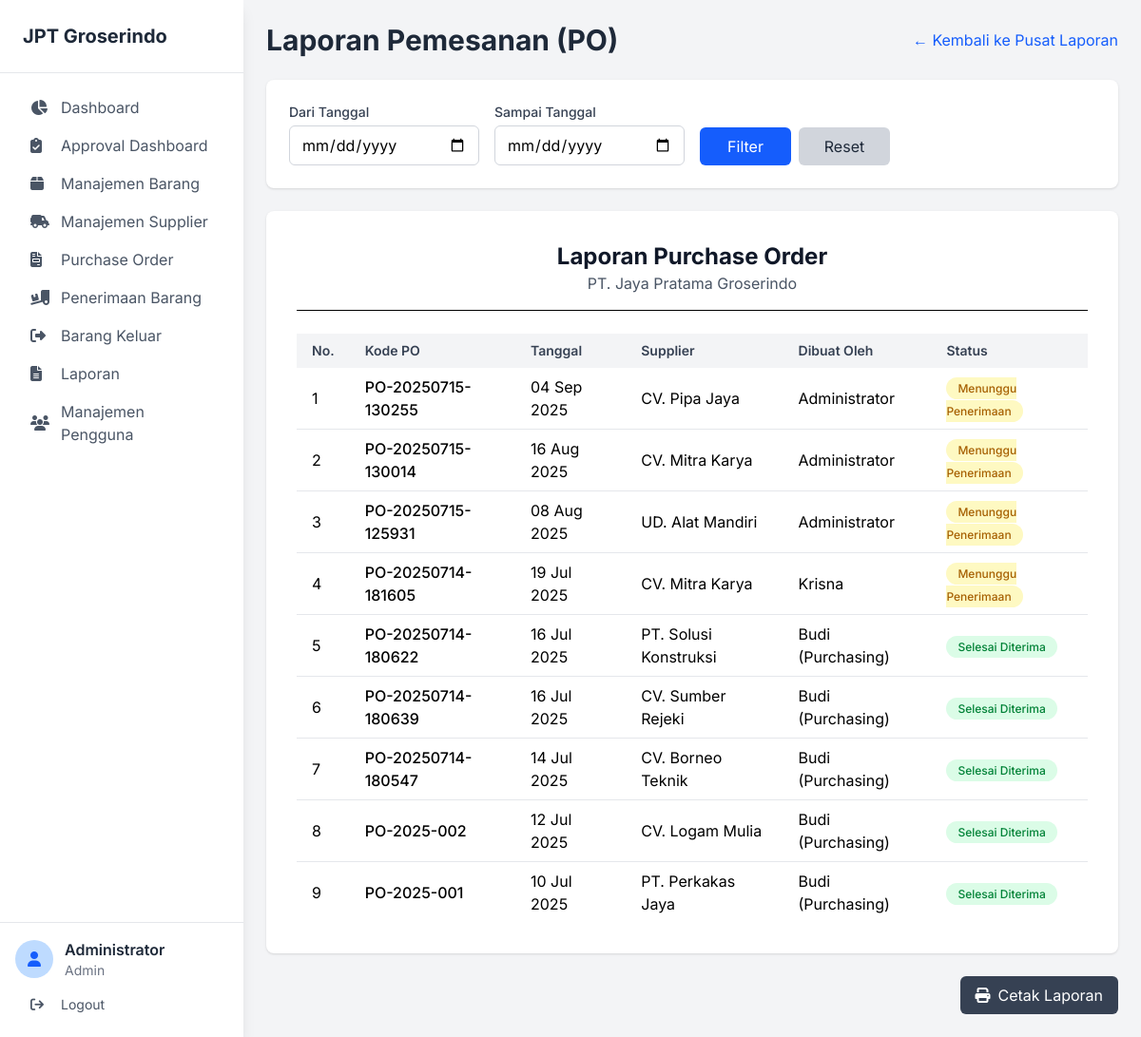
The page /index.php?page=laporan-po (signed in) on the database as committed earlier.
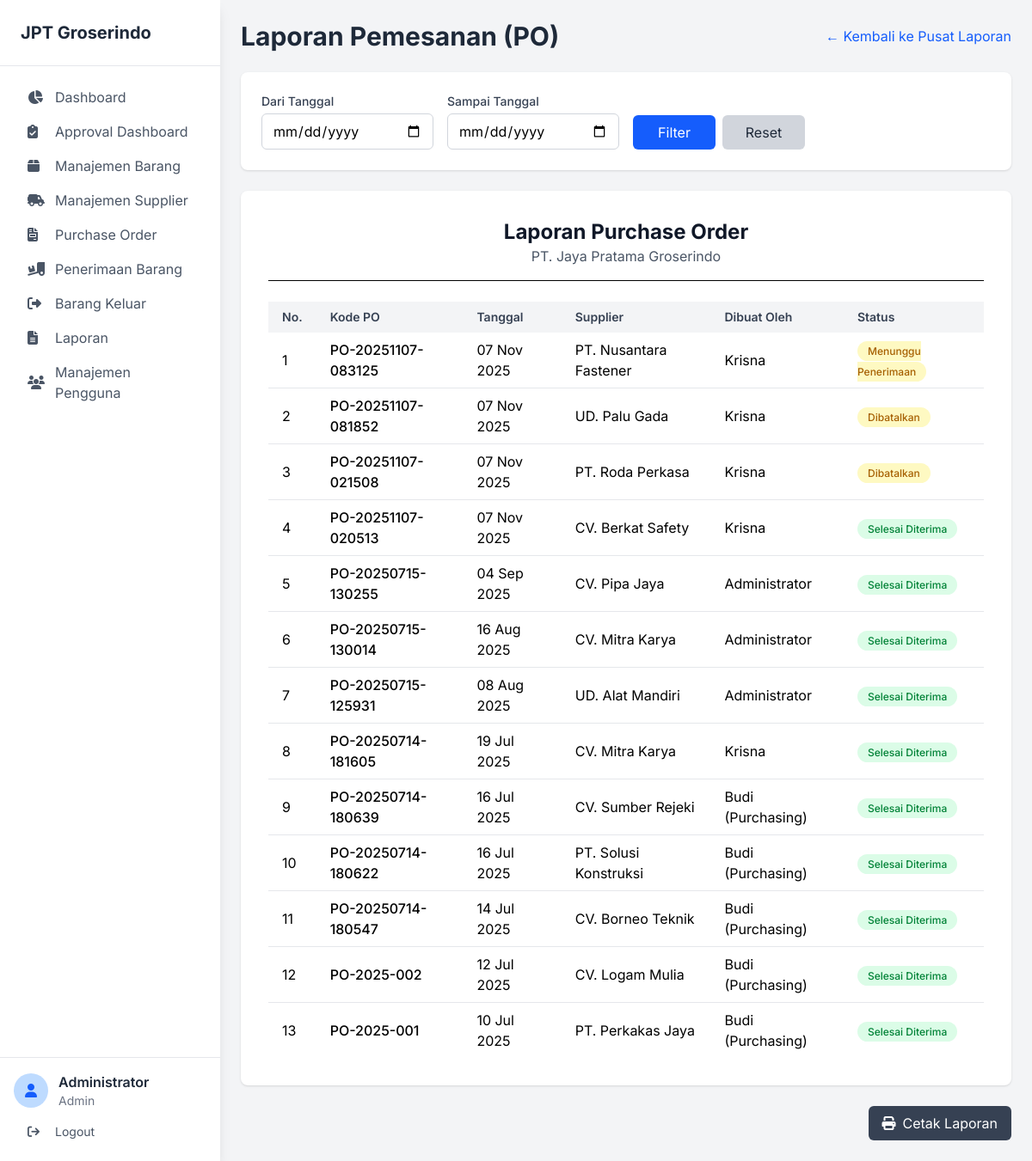
The same page on the database as committed later.
### tables this page shows
CREATE TABLE `purchase_orders` (
  `id_po` int(11) NOT NULL AUTO_INCREMENT,
  `kode_po` varchar(50) NOT NULL,
  `tanggal_po` date NOT NULL,
  `id_supplier` int(11) NOT NULL,
  `id_user` int(11) NOT NULL,
  `status` enum('Menunggu Penerimaan','Selesai Diterima','Dibatalkan') DEFAULT 'Menunggu Penerimaan',
  `status_approval` enum('Pending','Approved','Declined') DEFAULT 'Pending',
  `approved_by` int(11) DEFAULT NULL,
  `approved_at` datetime DEFAULT NULL,
  `approval_notes` text DEFAULT NULL,
  PRIMARY KEY (`id_po`),
  UNIQUE KEY `kode_po` (`kode_po`),
  KEY `id_supplier` (`id_supplier`),
  KEY `id_user` (`id_user`),
  KEY `approved_by` (`approved_by`),
  CONSTRAINT `purchase_orders_ibfk_1` FOREIGN KEY (`id_supplier`) REFERENCES `suppliers` (`id_supplier`),
  CONSTRAINT `purchase_orders_ibfk_2` FOREIGN KEY (`id_user`) REFERENCES `users` (`id_user`),
  CONSTRAINT `purchase_orders_ibfk_3` FOREIGN KEY (`approved_by`) REFERENCES `users` (`id_user`)
);

CREATE TABLE `suppliers` (
  `id_supplier` int(11) NOT NULL AUTO_INCREMENT,
  `nama_supplier` varchar(255) NOT NULL,
  `alamat` text DEFAULT NULL,
  `telepon` varchar(20) DEFAULT NULL,
  PRIMARY KEY (`id_supplier`)
);

CREATE TABLE `users` (
  `id_user` int(11) NOT NULL AUTO_INCREMENT,
  `nama_lengkap` varchar(255) NOT NULL,
  `username` varchar(100) NOT NULL,
  `password` varchar(255) NOT NULL,
  `role` enum('Admin','Staf Purchasing','Staf Penerimaan') NOT NULL,
  PRIMARY KEY (`id_user`),
  UNIQUE KEY `username` (`username`)
);

### pages/laporan_po.php (the view, shortened to what this page needs)
<?php
$start_date = isset($_GET['start_date']) ? $_GET['start_date'] : '';
$end_date = isset($_GET['end_date']) ? $_GET['end_date'] : '';
$sql = "
    SELECT po.kode_po, po.tanggal_po, po.status, s.nama_supplier, u.nama_lengkap as nama_pembuat
    FROM purchase_orders po
    JOIN suppliers s ON po.id_supplier = s.id_supplier
    JOIN users u ON po.id_user = u.id_user
";
$params = [];
$sql .= " ORDER BY po.tanggal_po DESC";
$stmt = $pdo->prepare($sql);
$stmt->execute($params);
$po_list = $stmt->fetchAll(PDO::FETCH_ASSOC);
?>
<div class="flex justify-between items-center mb-6">
    <h1 class="text-3xl font-bold text-gray-800">Laporan Pemesanan (PO)</h1>
    <a href="index.php?page=laporan" class="text-blue-600 hover:underline">
        &larr; Kembali ke Pusat Laporan
    </a>
</div>
<div class="bg-white p-6 rounded-lg shadow mb-6">
    <form action="index.php" method="GET">
        <div class="grid grid-cols-1 md:grid-cols-3 lg:grid-cols-4 gap-4 items-end">
            <div>
                <label for="start_date" class="block text-sm font-medium text-gray-700 mb-1">Dari Tanggal</label>
                <input type="date" name="start_date" id="start_date" class="w-full px-3 py-2 border border-gray-300 rounded-md" value="<?php echo htmlspecialchars($start_date); ?>">
            </div>
            <div>
                <label for="end_date" class="block text-sm font-medium text-gray-700 mb-1">Sampai Tanggal</label>
                <input type="date" name="end_date" id="end_date" class="w-full px-3 py-2 border border-gray-300 rounded-md" value="<?php echo htmlspecialchars($end_date); ?>">
            </div>
            <div class="flex gap-2">
                <button type="submit" class="w-full bg-blue-600 text-white px-4 py-2 rounded-md hover:bg-blue-700">
                    Filter
                </button>
                <a href="index.php?page=laporan-po" class="w-full text-center bg-gray-300 text-gray-800 px-4 py-2 rounded-md hover:bg-gray-400">
                    Reset
                </a>
            </div>
        </div>
    </form>
</div>
<div class="bg-white p-8 rounded-lg shadow">
    <div class="text-center border-b pb-4 mb-6">
        <h2 class="text-2xl font-bold text-gray-900">Laporan Purchase Order</h2>
        <p class="text-gray-600">PT. Jaya Pratama Groserindo</p>
    </div>
    <div class="overflow-x-auto">
        <table class="w-full table-auto">
            <thead class="bg-gray-100">
                <tr>
                    <th class="px-4 py-2 text-left text-sm font-semibold text-gray-700">No.</th>
                    <th class="px-4 py-2 text-left text-sm font-semibold text-gray-700">Kode PO</th>
                    <th class="px-4 py-2 text-left text-sm font-semibold text-gray-700">Tanggal</th>
                    <th class="px-4 py-2 text-left text-sm font-semibold text-gray-700">Supplier</th>
                    <th class="px-4 py-2 text-left text-sm font-semibold text-gray-700">Dibuat Oleh</th>
                    <th class="px-4 py-2 text-left text-sm font-semibold text-gray-700">Status</th>
                </tr>
            </thead>
            <tbody class="divide-y divide-gray-200">
                <?php if (count($po_list) > 0): ?>
                    <?php $no = 1; ?>
                    <?php foreach ($po_list as $po): ?>
                        <tr>
                            <td class="px-4 py-2"><?php echo $no++; ?></td>
                            <td class="px-4 py-2 font-medium"><?php echo htmlspecialchars($po['kode_po']); ?></td>
                            <td class="px-4 py-2"><?php echo htmlspecialchars(date('d M Y', strtotime($po['tanggal_po']))); ?></td>
                            <td class="px-4 py-2"><?php echo htmlspecialchars($po['nama_supplier']); ?></td>
                            <td class="px-4 py-2"><?php echo htmlspecialchars($po['nama_pembuat']); ?></td>
                            <td class="px-4 py-2">
                                <span class="px-3 py-1 text-xs font-medium rounded-full <?php echo $po['status'] == 'Selesai Diterima' ? 'bg-green-100 text-green-700' : 'bg-yellow-100 text-yellow-700'; ?>">
                                    <?php echo htmlspecialchars($po['status']); ?>
                                </span>
                            </td>
                        </tr>
                    <?php endforeach; ?>
                <?php else: ?>
                    <tr>
                        <td colspan="6" class="px-6 py-4 text-center text-gray-500">Tidak ada data untuk periode yang dipilih.</td>
                    </tr>
                <?php endif; ?>
            </tbody>
        </table>
    </div>
</div>
<div class="mt-6 text-right">
    <button onclick="window.print()" class="bg-gray-700 text-white px-4 py-2 rounded-md hover:bg-gray-800 flex items-center gap-2 ml-auto">
        <i class="fa-solid fa-print"></i>
        <span>Cetak Laporan</span>
    </button>
</div>

### includes/header.php (shortened to what this page needs)
<!DOCTYPE html>
<html lang="id">
<head>
    <link href="assets/css/style.css" rel="stylesheet">
    <link rel="stylesheet" href="src/output.css">
    <link href="assets/css/print.css" rel="stylesheet" media="print">
    <link rel="stylesheet" href="https://cdnjs.cloudflare.com/ajax/libs/font-awesome/6.4.0/css/all.min.css">
    <link href="https://cdn.jsdelivr.net/npm/select2@4.1.0-rc.0/dist/css/select2.min.css" rel="stylesheet" />
</head>

### index.php (shortened to what this page needs)
<?php
include 'includes/header.php';
$page = isset($_GET['page']) ? $_GET['page'] : 'dashboard';
?>
<body class="bg-gray-100">
    <div class="flex h-screen bg-gray-200">
        <?php
        include 'includes/sidebar.php';
        ?>
        <div class="flex-1 flex flex-col overflow-hidden">
            <main class="flex-1 overflow-x-hidden overflow-y-auto bg-gray-100 p-6">
                <div id="page-content" class="container mx-auto">
                    <?php
                    $allowed_pages = ['dashboard', 'barang', 'supplier', 'purchase-order', 'po-detail', 'delivery-order', 'barang-keluar', 'bk-detail', 'laporan', 'laporan-stok', 'laporan-po', 'laporan-penerimaan', 'laporan-barang-keluar', 'pengguna', 'approval-dashboard', 'bm-detail'];
                    if (in_array($page, $allowed_pages)) {
                        $page_file = "pages/" . str_replace('-', '_', $page) . ".php";
                        if (file_exists($page_file)) {
                            include $page_file;
                        } else {
                            echo "<h1 class='text-2xl font-bold'>Error 404: Halaman tidak ditemukan.</h1>";
                        }
                    } else {
                        echo "<h1 class='text-2xl font-bold'>Error 404: Halaman tidak ditemukan.</h1>";
                    }
                    ?>
                </div>
            </main>
        </div>
    </div>
    <?php
    include 'includes/footer.php';
    ?>
</body>
</html>

### includes/sidebar.php
<?php
$user_role = $_SESSION['role'];
$menu_items = [
    ['page' => 'dashboard', 'label' => 'Dashboard', 'icon' => 'fa-solid fa-chart-pie', 'roles' => ['Admin', 'Staf Purchasing', 'Staf Penerimaan']],
    ['page' => 'approval-dashboard', 'label' => 'Approval Dashboard', 'icon' => 'fa-solid fa-clipboard-check', 'roles' => ['Admin']],
    ['page' => 'barang', 'label' => 'Manajemen Barang', 'icon' => 'fa-solid fa-box', 'roles' => ['Admin', 'Staf Penerimaan', 'Staf Purchasing']],
    ['page' => 'supplier', 'label' => 'Manajemen Supplier', 'icon' => 'fa-solid fa-truck-field', 'roles' => ['Admin', 'Staf Purchasing']],
    ['page' => 'purchase-order', 'label' => 'Purchase Order', 'icon' => 'fa-solid fa-file-invoice', 'roles' => ['Admin', 'Staf Purchasing']],
    ['page' => 'delivery-order', 'label' => 'Penerimaan Barang', 'icon' => 'fa-solid fa-truck-ramp-box', 'roles' => ['Admin', 'Staf Penerimaan']],
    ['page' => 'barang-keluar', 'label' => 'Barang Keluar', 'icon' => 'fa-solid fa-right-from-bracket', 'roles' => ['Admin', 'Staf Penerimaan']],
    ['page' => 'laporan', 'label' => 'Laporan', 'icon' => 'fa-solid fa-file-alt', 'roles' => ['Admin']],
    ['page' => 'pengguna', 'label' => 'Manajemen Pengguna', 'icon' => 'fa-solid fa-users', 'roles' => ['Admin']],
];
$active_page = isset($_GET['page']) ? $_GET['page'] : 'dashboard';
?>
<aside id="sidebar" class="fixed inset-y-0 left-0 bg-white shadow-lg w-64 transform -translate-x-full lg:relative lg:translate-x-0 transition-transform duration-300 ease-in-out z-40 flex flex-col">
    <div class="p-6 border-b border-gray-200">
        <h2 class="text-xl font-bold text-gray-800">JPT Groserindo</h2>
    </div>
    <nav class="p-4 flex-1">
        <?php foreach ($menu_items as $item): ?>
            <?php if (in_array($user_role, $item['roles'])): ?>
                <?php
                $is_active = ($active_page == $item['page']);
                $active_class = $is_active ? 'bg-blue-50 text-blue-600 font-semibold' : '';
                ?>
                <a href="index.php?page=<?php echo $item['page']; ?>" class="flex items-center gap-3 px-4 py-2 text-gray-600 hover:bg-blue-50 hover:text-blue-600 rounded-md transition-colors <?php echo $active_class; ?>">
                    <i class="<?php echo $item['icon']; ?> w-5"></i>
                    <span><?php echo $item['label']; ?></span>
                </a>
            <?php endif; ?>
        <?php endforeach; ?>
    </nav>
    <div class="p-4 border-t border-gray-200">
        <div class="flex items-center mb-2">
            <div class="w-10 h-10 rounded-full bg-blue-200 flex items-center justify-center mr-3">
                <i class="fa fa-user text-blue-600"></i>
            </div>
            <div>
                <p class="font-semibold text-gray-800"><?php echo htmlspecialchars($_SESSION['nama_lengkap']); ?></p>
                <p class="text-sm text-gray-500"><?php echo htmlspecialchars($_SESSION['role']); ?></p>
            </div>
        </div>
        <a href="logout.php" class="w-full text-left flex items-center gap-3 px-4 py-2 text-sm text-gray-600 hover:bg-red-50 hover:text-red-600 rounded-md">
            <i class="fa-solid fa-arrow-right-from-bracket w-5"></i>
            <span>Logout</span>
        </a>
    </div>
</aside>

### includes/footer.php (shortened to what this page needs)
</body>
</html>

### includes/header.php (style rules this page uses)
body { font-family: 'Inter', sans-serif; }

Rows that differ between the two databases and show on the page:
added purchase_orders: kode_po "PO-20251107-083125", tanggal_po "07 Nov 2025", id_supplier.nama_supplier "PT. Nusantara Fastener", id_user.nama_lengkap "Krisna", status "Menunggu Penerimaan"
added purchase_orders: kode_po "PO-20251107-081852", tanggal_po "07 Nov 2025", id_supplier.nama_supplier "UD. Palu Gada", id_user.nama_lengkap "Krisna", status "Dibatalkan"
added purchase_orders: kode_po "PO-20251107-021508", tanggal_po "07 Nov 2025", id_supplier.nama_supplier "PT. Roda Perkasa", id_user.nama_lengkap "Krisna", status "Dibatalkan"
added purchase_orders: kode_po "PO-20251107-020513", tanggal_po "07 Nov 2025", id_supplier.nama_supplier "CV. Berkat Safety", id_user.nama_lengkap "Krisna", status "Selesai Diterima"
changed purchase_orders "PO-20250715-130255": status "Menunggu Penerimaan" → "Selesai Diterima"
changed purchase_orders "PO-20250715-130014": status "Menunggu Penerimaan" → "Selesai Diterima"
changed purchase_orders "PO-20250715-125931": status "Menunggu Penerimaan" → "Selesai Diterima"
changed purchase_orders "PO-20250714-181605": status "Menunggu Penerimaan" → "Selesai Diterima"
changed purchase_orders "PO-20250714-180639": moves up the list
